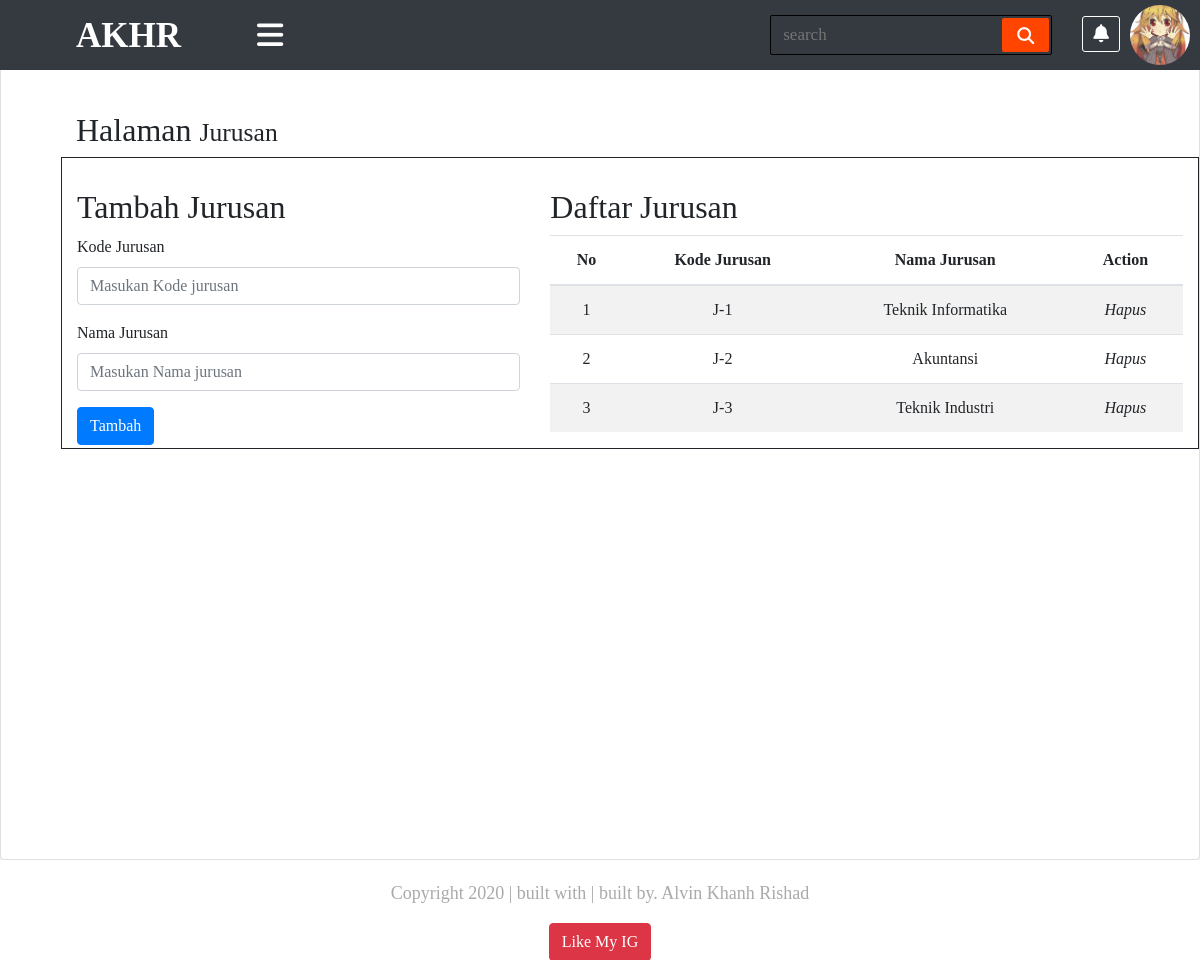
The page /daftar_jurusan.php (signed in) on the database its author committed.
### tables this page shows
CREATE TABLE `jurusan` (
  `id_jurusan` int(11) NOT NULL,
  `kode_jurusan` varchar(25) DEFAULT NULL,
  `nama_jurusan` varchar(100) DEFAULT NULL
);

### assets/function/function.php (called while the page is built, shortened)
<?php
$conn = mysqli_connect("localhost","root","","phpdasar");
function query ($query){
	global $conn;
	$result = mysqli_query($conn, $query);
	$rows = [];
	while ($row = mysqli_fetch_assoc($result)) {
		$rows[] = $row;
	}
	return $rows;
}
 ?>

### daftar_jurusan.php (the view, shortened to what this page needs)
<?php
require 'assets/function/function.php';
$jurusan = query("SELECT * FROM jurusan");
   ?>
<!DOCTYPE html>
<html lang="en">
<head>
    <link rel="stylesheet" href="https://cdn.jsdelivr.net/npm/bootstrap@4.5.3/dist/css/bootstrap.min.css">
    <link rel="stylesheet" href="assets/css/content.css">
    <link rel="stylesheet" href="assets/css/main.css">
    <link rel="stylesheet" href="assets/css/sidebar.css">
</head>
<body>
<div class="wrapper">
        <div id="content-wrapper" class="d-flex flex-column">
        <div id="content">
                <div class="topbar">
                    <nav class="navbar navbar-expand-lg navbar-dark bg-dark" id="sidebar-wrapper" role="navigation">
                            <label for="navbar-brand" class="logo"><span class="active navbar-brand" href="#">AKHR</span></label>
                            <div type="button" id="sidebarBar" class="nav-icon1 hamburger animated fadeInLeft is-closed"
                                data-toggle="offcanvas"><i class="fas fa-bars"></i></div>
                            <form action="#">
                                <input type="search" class="data-search" placeholder="search" required>
                                <button type="submit" class="fas fa-search"></button>
                            </form>
                            <div class="components">
                                <ul class="list-unstyled topnav">
                                    <li><a class="active" href="#"><i class="fas fa-bell"></i></a></li>
                                    <li>
                                    <div class="action">
                                            <div class="profile">
                                                <img class="profile-toggle" src="assets/image/gambar.jpg" alt="">
                                            </div>
                                        </div>
                                    </li>
                                </ul>
                            </div>
                        </nav>
                        </div>
    <div class="container-fluid" id="page-content" >
    <div class="card" id="atur_matkul">
    <div class="row" >
    <div class="col-lg-12" style="margin-top:-10px;">
        <h1 class="page-header">
            Halaman
            <small>Jurusan</small>
        </h1>
    </div>
</div>
<div class="row" style=" border:1px solid;">
    <div class="col-lg-5">
        <h3 class="page-header">
            Tambah Jurusan
        </h3>
        <form method="post">
                <div class="form-group">
                    <label>Kode Jurusan</label>
                    <input class="form-control" id="field1" name="kode_jurusan" placeholder="Masukan Kode jurusan" required>
                </div>
                <div class="form-group">
                    <label>Nama Jurusan</label>
                        <input class="form-control" name="nama_jurusan" placeholder="Masukan Nama jurusan" required>
                </div>
            <button type="submit" name="input" class="btn btn-primary" value="Input"/>Tambah</button>
        </form>
    </div>
    <div class="col-lg-7">
        <h3 class="page-header">
            Daftar Jurusan
        </h3>
        <div class="table-responsive">
            <table class="table table-hover table-striped">
                <thead>
                    <tr>
                        <th>No</th>
                        <th>Kode Jurusan</th>
                        <th>Nama Jurusan</th>
                        <th>Action</th>
                    </tr>
                </thead>
                <tbody>
                <?php $i = 1; ?>
                <?php foreach ($jurusan as $row) : ?>
                    <tr>
                        <td><?= $i ?></td>
                        <td><?php echo $row['kode_jurusan']; ?></td>
                        <td><?php echo $row['nama_jurusan']; ?></td>
                        <td><i><a onclick="return confirm('Yakin akan hapus data ini ?')" href="setmapel_hapus.php?id=<?php echo $row['id_jurusan'];?>">Hapus</a></i></td>
                    </tr>
                    <?php $i++; ?>
                    <?php endforeach; ?>
                </tbody>
            </table>
        </div>
    </div>
</div>
</div>
    <footer class ="footer" >
    <div class="container text-center">
          <div class="row">
            <div class="col-sm-12">
              <p><i class="glyphicon glyphicon-copyright-mark"></i> Copyright 2020 | built with <i class="glyphicon glyphicon-music"></i> | built by. <a href=""></a>Alvin Khanh Rishad </p>
            </div>
          </div>
          <div class="row">
            <div class="col-sm-12"><a href="https://www.youtube.com/watch?v=btYCEsKJ5k4&list=PLFIM0718LjIVWpIhlNA_sU-4ZWvN4uSmb&index=2" class="btn btn-danger"><i class="glyphicon glyphicon-thumbs-up"></i> Like My IG</a></div>
          </div>
        </div>
    </footer>
        </div>
    </div>
</div>
</body>
</html>

### assets/css/main.css (style rules this page uses)
* { margin: 0; padding: 0; -webkit-text-decoration: 0; text-decoration: 0; list-style: none; }
body { font-family: 'sans-serif'; background: oldlace; }
a, a:hover, a:focus { color: inherit; text-decoration: none; -webkit-transition: all 0.3s; transition: all 0.3s; }
.wrapper { display: -webkit-box; display: -ms-flexbox; display: flex; text-decoration: none; -webkit-transition: all 0.3s ease-in-out; transition: all 0.3s ease-in-out; }
.wrapper .container-fluid { padding: 0px; }
.wrapper #page-content { margin-top: 60px; }
.wrapper #content-wrapper { width: 100%; overflow: auto; }
.wrapper #content-wrapper #content { -webkit-box-flex: 1; -ms-flex: 1 0 auto; flex: 1 0 auto; }
.topbar .navbar { position: fixed; z-index: 200; width: 100%; top: 0; right: 0; height: 70px; }
.topbar .navbar .nav-icon1 { color: white; font-size: 30px; cursor: pointer; }
.topbar .navbar .navbar-brand { font-size: 35px; font-weight: bold; padding: 0 60px; margin-top: 10px; }
.topbar .navbar .topnav li { display: inline-block; padding-right: 30px; margin-top: 15px; }
.topbar .navbar .topnav a { font-size: 18px; color: white; border: 1px solid transparent; padding: 7px 10px; border-radius: 3px; }
.topbar .navbar .topnav a.active, .topbar .navbar .topnav a:hover { border: 1px solid white; -webkit-transition: 0.5s; transition: 0.5s; }
.topbar .navbar form { display: -webkit-box; display: -ms-flexbox; display: flex; height: 40px; border-radius: 2px; background: inherit; padding: 2px; min-width: 16% !important; border: 1px solid black; margin-right: 30px; }
.topbar .navbar form .data-search { height: 100%; width: 100%; padding: 0 10px; font-weight: 500; background: none; border: none; color: white; font-size: 17px; }
.topbar .navbar form button { padding: 0 15px; background: orangered; border: none; cursor: pointer; color: white; border-radius: 2px; font-size: 17px; }
.topbar .navbar .action { position: fixed; top: 5px; right: 10px; }
.topbar .navbar .action .profile { position: relative; width: 60px; height: 60px; border-radius: 50%; overflow: hidden; cursor: pointer; }
.topbar .navbar .action .profile img { position: absolute; top: 0; left: 0; width: 100%; height: 100%; -o-object-fit: cover; object-fit: cover; }
.table-responsive { text-align: center; }
#page-content #atur_matkul { min-height: 800px; padding-top: 30px; padding-left: 60px; font-weight: 500; }
#page-content #atur_matkul .row { margin: 0; }
#page-content #atur_matkul .page-header { padding-top: 30px; font-size: 32px; }
.footer { background-color: white; font-size: 18px; bottom: 0; padding: 20px; width: 100%; height: 100px; }
footer p { color: #aaa; font: 1em; }

### rows shown on the page
jurusan: kode_jurusan "J-1", nama_jurusan "Teknik Informatika"
jurusan: kode_jurusan "J-2", nama_jurusan "Akuntansi"
jurusan: kode_jurusan "J-3", nama_jurusan "Teknik Industri"
